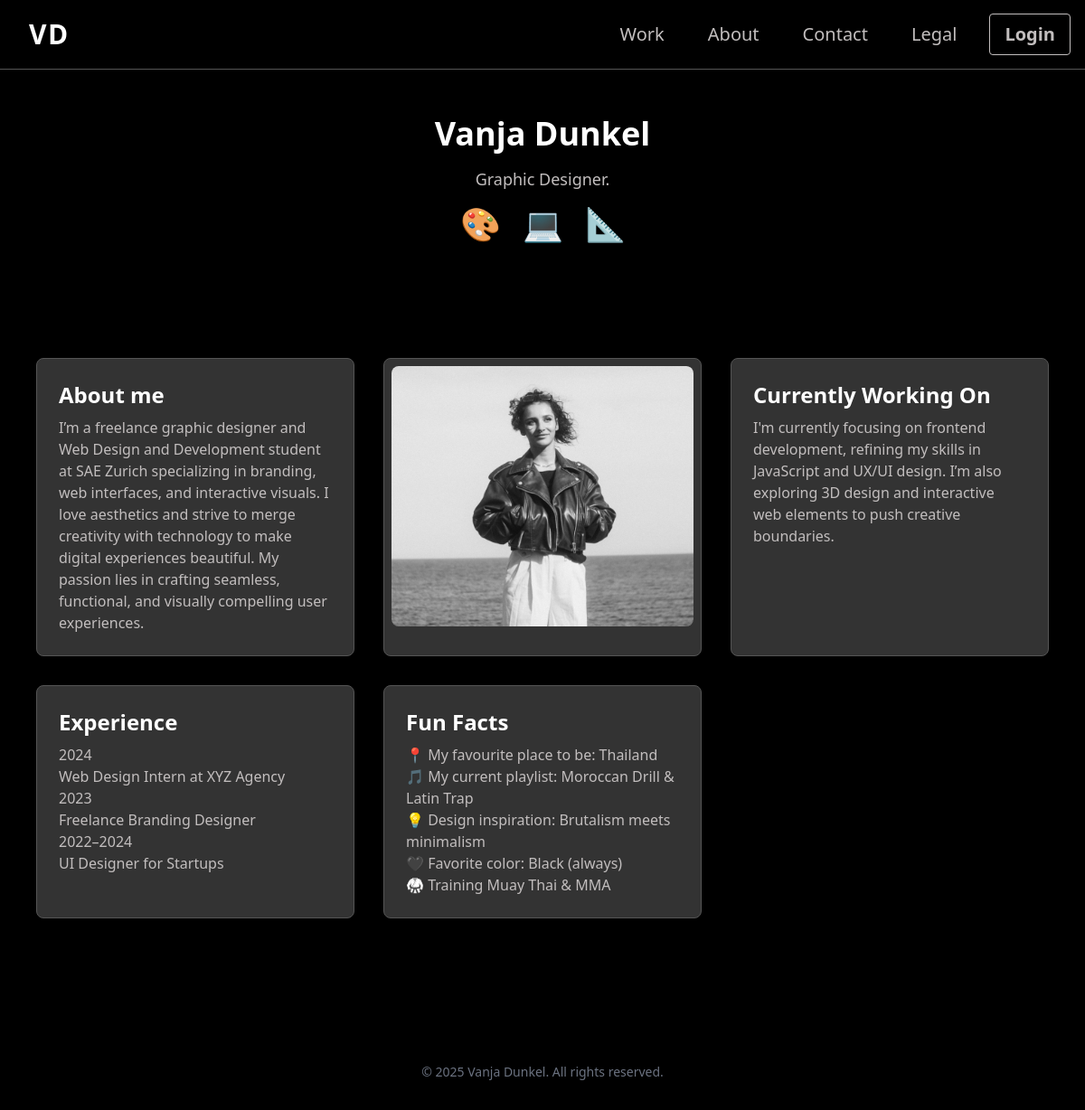
Page /about.php on the committed database.
### tables this page shows
CREATE TABLE `about_sections` (
  `id` int NOT NULL AUTO_INCREMENT,
  `title` varchar(255) NOT NULL,
  `content` text NOT NULL,
  `image` varchar(255) DEFAULT NULL,
  `sort_order` int NOT NULL DEFAULT '0',
  `created_at` timestamp NULL DEFAULT CURRENT_TIMESTAMP,
  PRIMARY KEY (`id`)
);

### config/config.php (called while the page is built)
<?php
return [
    'db_host' => 'localhost',
    'db_name' => 'wdd324_demo',
    'db_user' => 'root',
    'db_pass' => '',
];

### app/core/Database.php (called while the page is built, shortened)
<?php
class Database
{
    private static ?PDO $instance = null;
    public static function getInstance(): PDO
    {
        if (self::$instance === null) {
            $config = require __DIR__ . '/../../config/config.php';
            try {
                self::$instance = new PDO(
                    "mysql:host={$config['db_host']};dbname={$config['db_name']};charset=utf8mb4",
                    $config['db_user'],
                    $config['db_pass']
                );
                self::$instance->setAttribute(PDO::ATTR_ERRMODE, PDO::ERRMODE_EXCEPTION);
            } catch (PDOException $e) {
                die("Connection to database failed: " . $e->getMessage());
            }
        }
        return self::$instance;
    }
}

### app/Models/AboutSection.php (called while the page is built, shortened)
<?php
class AboutSection
{
    private PDO $db;
    public function __construct()
    {
        $this->db = Database::getInstance();
    }
    public function getAll(): array
    {
        $stmt = $this->db->query(
            "SELECT *
               FROM about_sections
           ORDER BY sort_order ASC, created_at ASC"
        );
        return $stmt->fetchAll(PDO::FETCH_ASSOC);
    }
}

### about.php (the view, shortened to what this page needs)
<?php
require_once __DIR__ . '/app/Core/Database.php';
require_once __DIR__ . '/app/Models/AboutSection.php';
$sections = (new AboutSection())->getAll();
require __DIR__ . '/app/Views/partials/header.php';
?>
<section class="bg-primary py-16">
    <div class="max-w-4xl mx-auto px-4 text-center space-y-4">
        <h1 class="text-4xl font-bold text-white">Vanja Dunkel</h1>
        <p class="text-lg text-grayish">Graphic Designer.</p>
        <div class="flex justify-center space-x-6 text-4xl">
            <span role="img" aria-label="Paint palette">🎨</span>
            <span role="img" aria-label="Laptop">💻</span>
            <span role="img" aria-label="Ruler">📐</span>
        </div>
    </div>
</section>
<section class="max-w-6xl mx-auto px-4 py-16 grid grid-cols-1 sm:grid-cols-2 lg:grid-cols-3 gap-8">
    <?php foreach ($sections as $sec):
        $hasTitle = !empty(trim($sec['title'] ?? ''));
        $hasContent = !empty(trim($sec['content'] ?? ''));
        $hasImage = !empty(trim($sec['image'] ?? ''));
        ?>
        <div class="bg-dark rounded-lg border border-medium shadow-lg overflow-hidden">
            <?php if ($hasImage): ?>
                <div class="p-2">
                    <img
                            src="<?= htmlspecialchars($sec['image']) ?>"
                            alt="<?= htmlspecialchars($sec['title'] ?? '') ?>"
                            class="w-full h-auto object-contain sm:h-48 sm:object-cover md:h-64 lg:h-72 rounded-lg"
                    />
                </div>
            <?php endif; ?>
            <?php if ($hasTitle || $hasContent): ?>
                <div class="p-6">
                    <?php if ($hasTitle): ?>
                        <h3 class="text-2xl font-semibold text-white mb-2">
                            <?= htmlspecialchars($sec['title']) ?>
                        </h3>
                    <?php endif; ?>
                    <?php if ($hasContent): ?>
                        <p class="text-grayish">
                            <?= nl2br(htmlspecialchars($sec['content'])) ?>
                        </p>
                    <?php endif; ?>
                </div>
            <?php endif; ?>
        </div>
    <?php endforeach; ?>
</section>
<?php
require __DIR__ . '/app/Views/partials/footer.php';
?>

### rows in the picture
about_sections: title "About me", content "I’m a freelance graphic designer and Web Design and Development student at SAE Zurich specializing in branding, web interfaces, and interactive visuals. I love aesthetics and strive to merge creativity with technology to make digital experiences beautiful. My passion lies in crafting seamless, functional, and visually compelling user experiences."
about_sections: image (picture)
about_sections: title "Currently Working On", content "I'm currently focusing on frontend development, refining my skills in JavaScript and UX/UI design. I’m also exploring 3D design and interactive web elements to push creative boundaries."
about_sections: title "Experience", content "2024 Web Design Intern at XYZ Agency 2023 Freelance Branding Designer 2022–2024 UI Designer for Startups"
about_sections: title "Fun Facts", content "📍 My favourite place to be: Thailand 🎵 My current playlist: Moroccan Drill & Latin Trap 💡 Design inspiration: Brutalism meets minimalism 🖤 Favorite color: Black (always) 🥋 Training Muay Thai & MMA"
